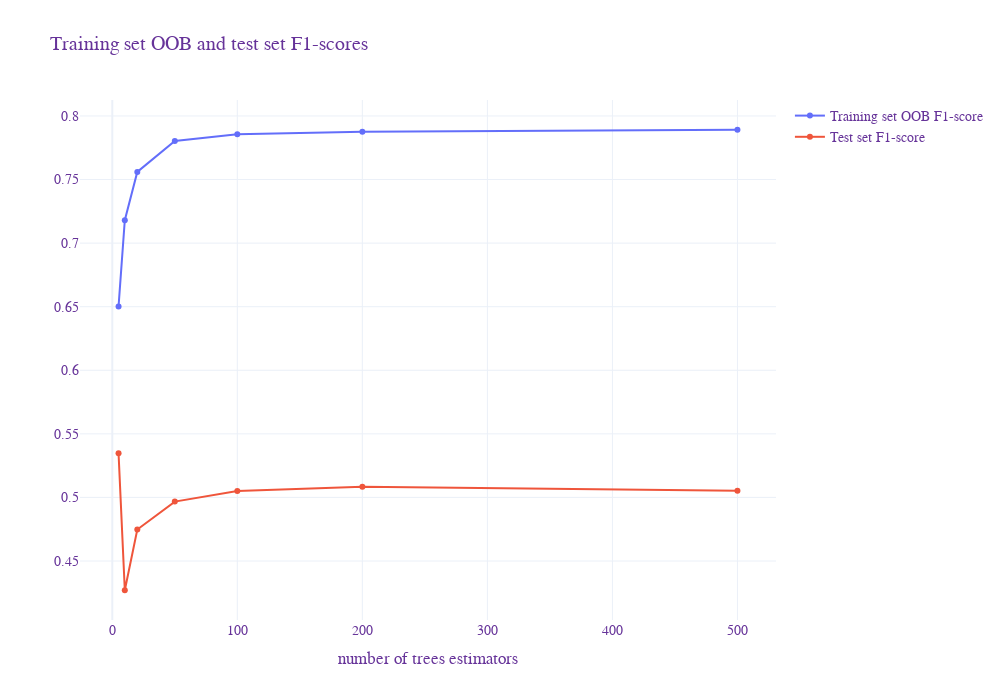

Write notebook code for a chart like this one.
### Code cell
#------- HYPERPARAMETERS OPTIMIZATION -----#
# Optimal number of estimators (trees) based on accuracy and OOB error
oob_f1 = []
test_f1 = []

n_trees = [5, 10, 20, 50, 100, 200, 500]

for n_est in tqdm(n_trees):
    # Creating an instance of the random forest classifier
    rf_class = RandomForestClassifier(
        n_estimators=n_est,
        criterion="gini",
        oob_score=f1_score,
        min_samples_leaf=1,
        max_features= "sqrt",
        bootstrap=True, 
        random_state=42,
        n_jobs=-1
    )

    # Fitting the RF estimator on the training data and computing the OOB f1-score
    modelCla_iter1 = make_pipeline(feature_trans, rf_class)
    modelCla_iter1.fit(X_train, y_train)
    oob_f1.append(rf_class.oob_score_)
    
    # Computing the f1-score on the test set
    y_pred_iter1 = modelCla_iter1.predict(X_test)
    test_f1.append(f1_score(y_test, y_pred_iter1))

# Plot graph
fig = go.Figure()
fig.add_trace(go.Scatter(x=n_trees, y=oob_f1, name="Training set OOB F1-score"))
fig.add_trace(go.Scatter(x=n_trees, y=test_f1, name="Test set F1-score"))
fig.update_layout(title="Training set OOB and test set F1-scores", xaxis_title="number of trees estimators",
                  font=dict(family="Times New Roman, monospace", size=14, color="RebeccaPurple"),
                  template="plotly_white", width=1000, height=700)

fig.show()

### Figure 1 — Plotly figure (JSON) as saved in the notebook; plotly's stock layout.template omitted (floating-point values rounded to 4 significant figures)
{"data": [{"name": "Training set OOB F1-score", "type": "scatter", "x": [5, 10, 20, 50, 100, 200, 500], "y": [0.6502, 0.718, 0.756, 0.7803, 0.7857, 0.7876, 0.7892]}, {"name": "Test set F1-score", "type": "scatter", "x": [5, 10, 20, 50, 100, 200, 500], "y": [0.5347, 0.427, 0.4748, 0.4967, 0.5051, 0.5085, 0.5052]}], "layout": {"font": {"color": "RebeccaPurple", "family": "Times New Roman, monospace", "size": 14}, "height": 700, "title": {"text": "Training set OOB and test set F1-scores"}, "width": 1000, "xaxis": {"autorange": true, "range": [-25.83, 530.8], "title": {"text": "number of trees estimators"}, "type": "linear"}, "yaxis": {"autorange": true, "range": [0.4036, 0.8126], "type": "linear"}}}
